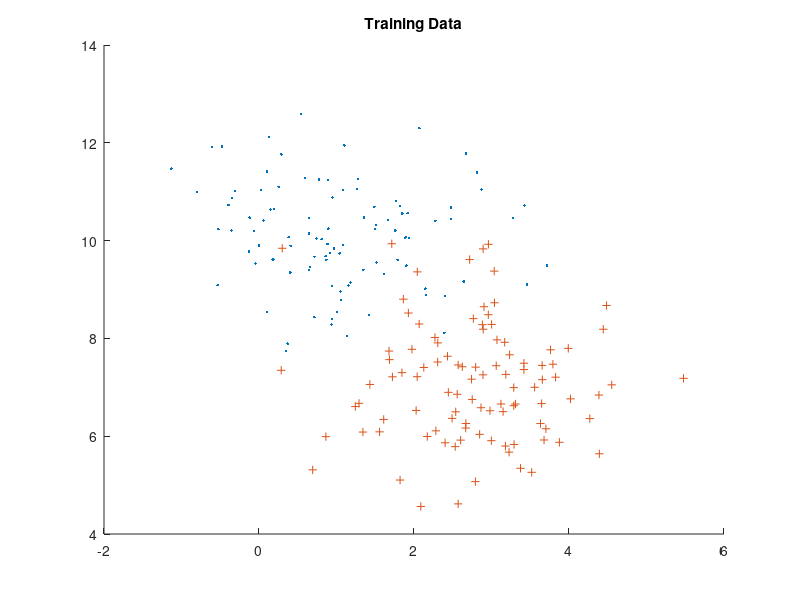
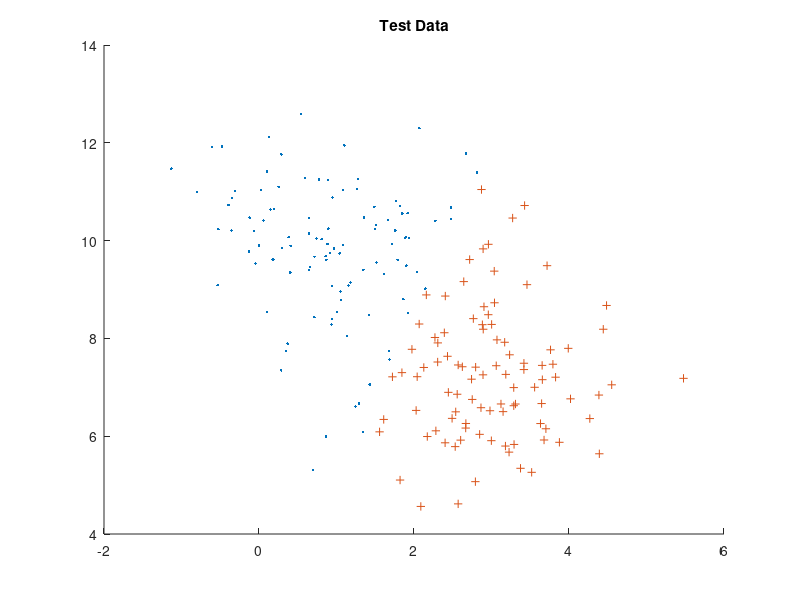

The MATLAB source for these figures, in order:
%Original Data
X= mvnrnd([1 10], [1 0; 0 1], 100); 
Y = mvnrnd([3 7], [1 0;0 1], 100);

%plot
figure
hold on
plot(X(:,1),X(:,2),'.'); 
plot(Y(:,1),Y(:,2),'+');
title('Training Data');
hold off
%Theta values
theta = [0;0;0];

z = [X; Y];
[rZ cZ] = size(z);
TotalX = z(:,1);
TotalY = z(:,2);

cost = 1;
alpha = 0.0005;
sum = [0;0;0];
Class1Points = [];
Class2Points = [];
count =0;
costs=[];
%Change in cost function
deltacost = 1;
while abs(deltacost) > 0.05
    cost = 0;
    sum = [0;0;0];
    for i = 1:rZ
        x = [1;TotalX(i);TotalY(i)];
        %Hypothesis
        h = (1/(1+exp(-(theta'*x))));
        if(i < 101)
            %First Class
            y = 0;
            %Compute Cost
            cost = cost + (-log(1-h));
            sum = sum + (h-y)*x;
        elseif(i >= 101)
            %Second Class
            y =1;
            %Compute Cost
            cost = cost + (-log(h));
            sum = sum+ (h-y)*x;
        end
    end
    if count > 0
        %Previous cost - cost
        deltacost = costs(length(costs)) - cost;
    end
    theta = theta - alpha * sum;
    count = count+1;
    costs = [costs cost];
end
disp(theta);

%Count in class 1 and 2
countClass1 = 0;
countClass2 = 0;

for i = 1:length(z)
    %Compute Hypothesis at every point in total data set
    x = [1;TotalX(i);TotalY(i)];
    h = (1/(1+exp(-(theta'*x))));
    
    %Matricies are created for all points expected in class 1 and 2
    
    %Hypothesis greater than .5 class 1 incremented
    if (h < 0.5)
        Class1Points = [Class1Points;z(i,1) z(i,2)];
        countClass1 = countClass1 + 1;
    %Hypothesis Less than .5 class 2 incremented
    elseif( h >= 0.5)
        Class2Points = [Class2Points;z(i,1) z(i,2)];
        countClass2 = countClass2 + 1;
    end
end
%Plot the predicted classes
figure
fprintf('Amount in class 1 %d /n', countClass1);
fprintf('Amount in class 2 %d /n', countClass1);
hold on
plot(Class1Points(:,1),Class1Points(:,2),'.'); %plot
plot(Class2Points(:,1),Class2Points(:,2),'+');
title('Test Data');
hold off

labels = [ones(1,100) 2*ones(1,100)];
%Matlabs built in logestic regression function
%B = mnrfit(z,labels'); 
%disp('Matlabs Built in predicted values ');
%disp(B);